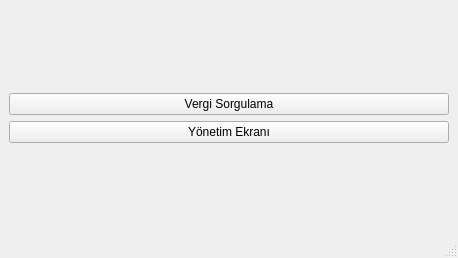
<?xml version="1.0" encoding="UTF-8"?>
<ui version="4.0">
 <class>taxSystem</class>
 <widget class="QMainWindow" name="taxSystem">
  <property name="geometry">
   <rect>
    <x>0</x>
    <y>0</y>
    <width>458</width>
    <height>258</height>
   </rect>
  </property>
  <property name="windowTitle">
   <string>Taxing System</string>
  </property>
  <widget class="QWidget" name="centralwidget">
   <layout class="QGridLayout" name="gridLayout_2">
    <item row="0" column="0">
     <layout class="QGridLayout" name="gridLayout">
      <item row="0" column="0">
       <widget class="QPushButton" name="inquiryTaxBtn">
        <property name="text">
         <string>Vergi Sorgulama</string>
        </property>
       </widget>
      </item>
      <item row="1" column="0">
       <widget class="QPushButton" name="managementBtn">
        <property name="text">
         <string>Yönetim Ekranı</string>
        </property>
       </widget>
      </item>
     </layout>
    </item>
   </layout>
  </widget>
  <widget class="QMenuBar" name="menubar">
   <property name="geometry">
    <rect>
     <x>0</x>
     <y>0</y>
     <width>458</width>
     <height>22</height>
    </rect>
   </property>
  </widget>
  <widget class="QStatusBar" name="statusbar"/>
 </widget>
 <resources/>
 <connections/>
</ui>
